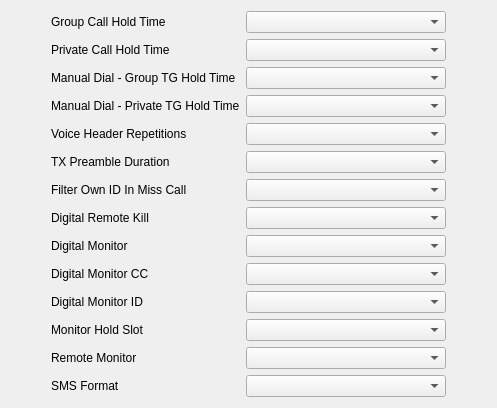
     <widget class="QWidget" name="digitalTab">
      <attribute name="title">
       <string>Digital Func</string>
      </attribute>
      <layout class="QHBoxLayout" name="horizontalLayout_15">
       <item>
        <spacer name="horizontalSpacer_20">
         <property name="orientation">
          <enum>Qt::Orientation::Horizontal</enum>
         </property>
         <property name="sizeHint" stdset="0">
          <size>
           <width>40</width>
           <height>20</height>
          </size>
         </property>
        </spacer>
       </item>
       <item>
        <layout class="QFormLayout" name="formLayout_13">
         <item row="0" column="0">
          <widget class="QLabel" name="label_97">
           <property name="text">
            <string>Group Call Hold Time</string>
           </property>
          </widget>
         </item>
         <item row="1" column="0">
          <widget class="QLabel" name="label_98">
           <property name="text">
            <string>Private Call Hold Time</string>
           </property>
          </widget>
         </item>
         <item row="2" column="0">
          <widget class="QLabel" name="label_99">
           <property name="text">
            <string>Manual Dial - Group TG Hold Time</string>
           </property>
          </widget>
         </item>
         <item row="3" column="0">
          <widget class="QLabel" name="label_100">
           <property name="text">
            <string>Manual Dial - Private TG Hold Time</string>
           </property>
          </widget>
         </item>
         <item row="4" column="0">
          <widget class="QLabel" name="label_101">
           <property name="text">
            <string>Voice Header Repetitions</string>
           </property>
          </widget>
         </item>
         <item row="5" column="0">
          <widget class="QLabel" name="label_102">
           <property name="text">
            <string>TX Preamble Duration</string>
           </property>
          </widget>
         </item>
         <item row="6" column="0">
          <widget class="QLabel" name="label_103">
           <property name="text">
            <string>Filter Own ID In Miss Call</string>
           </property>
          </widget>
         </item>
         <item row="7" column="0">
          <widget class="QLabel" name="label_104">
           <property name="text">
            <string>Digital Remote Kill</string>
           </property>
          </widget>
         </item>
         <item row="8" column="0">
          <widget class="QLabel" name="label_105">
           <property name="text">
            <string>Digital Monitor</string>
           </property>
          </widget>
         </item>
         <item row="9" column="0">
          <widget class="QLabel" name="label_106">
           <property name="text">
            <string>Digital Monitor CC</string>
           </property>
          </widget>
         </item>
         <item row="10" column="0">
          <widget class="QLabel" name="label_107">
           <property name="text">
            <string>Digital Monitor ID</string>
           </property>
          </widget>
         </item>
         <item row="11" column="0">
          <widget class="QLabel" name="label_108">
           <property name="text">
            <string>Monitor Hold Slot</string>
           </property>
          </widget>
         </item>
         <item row="12" column="0">
          <widget class="QLabel" name="label_109">
           <property name="text">
            <string>Remote Monitor</string>
           </property>
          </widget>
         </item>
         <item row="13" column="0">
          <widget class="QLabel" name="label_110">
           <property name="text">
            <string>SMS Format</string>
           </property>
          </widget>
         </item>
         <item row="0" column="1">
          <widget class="QComboBox" name="groupCallHoldTimeCmbx">
           <property name="minimumSize">
            <size>
             <width>200</width>
             <height>0</height>
            </size>
           </property>
          </widget>
         </item>
         <item row="1" column="1">
          <widget class="QComboBox" name="privateCallHoldTimeCmbx"/>
         </item>
         <item row="2" column="1">
          <widget class="QComboBox" name="manualDialGroupCallHoldTimeCmbx"/>
         </item>
         <item row="3" column="1">
          <widget class="QComboBox" name="manualDialPrivateCallHoldTimeCmbx"/>
         </item>
         <item row="4" column="1">
          <widget class="QComboBox" name="voiceHeaderRepetitionsCmbx"/>
         </item>
         <item row="5" column="1">
          <widget class="QComboBox" name="txPreambleDurationCmbx"/>
         </item>
         <item row="6" column="1">
          <widget class="QComboBox" name="filterOwnCallInMissedCallsCmbx"/>
         </item>
         <item row="7" column="1">
          <widget class="QComboBox" name="digitalRemoteKillCmbx"/>
         </item>
         <item row="8" column="1">
          <widget class="QComboBox" name="digitalMonitorCmbx"/>
         </item>
         <item row="9" column="1">
          <widget class="QComboBox" name="digitalMonitorCcCmbx"/>
         </item>
         <item row="10" column="1">
          <widget class="QComboBox" name="digitalMonitorIdCmbx"/>
         </item>
         <item row="11" column="1">
          <widget class="QComboBox" name="monitorHoldSlotCmbx"/>
         </item>
         <item row="12" column="1">
          <widget class="QComboBox" name="remoteMonitorCmbx"/>
         </item>
         <item row="13" column="1">
          <widget class="QComboBox" name="smsFormatCmbx"/>
         </item>
        </layout>
       </item>
       <item>
        <spacer name="horizontalSpacer_21">
         <property name="orientation">
          <enum>Qt::Orientation::Horizontal</enum>
         </property>
         <property name="sizeHint" stdset="0">
          <size>
           <width>40</width>
           <height>20</height>
          </size>
         </property>
        </spacer>
       </item>
      </layout>
     </widget>
